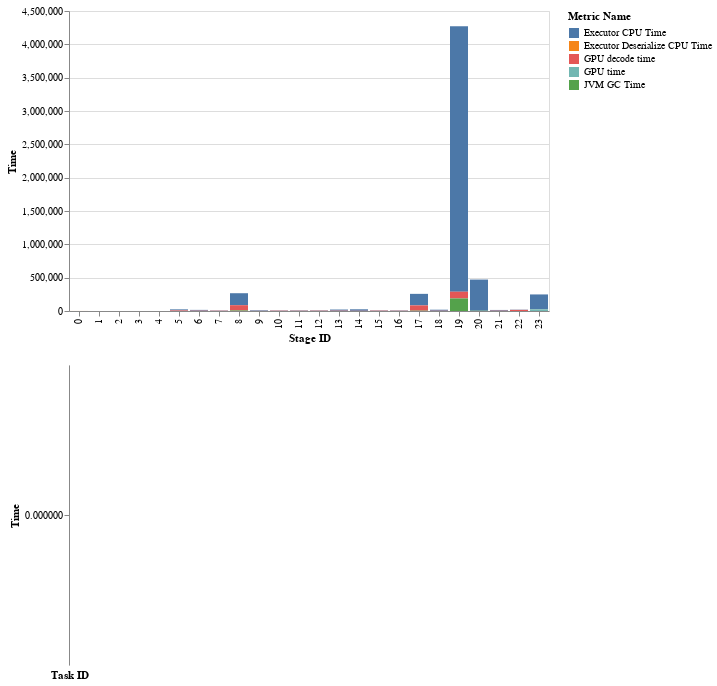

Here is the notebook cell this chart was saved with:
### Code cell
stage_and_task_charts(
    task_time_metrics[task_time_metrics["Metric Name"].str.contains("CPU") | 
                      task_time_metrics["Metric Name"].str.contains("GPU") |
                      task_time_metrics["Metric Name"].str.contains("JVM GC")
                     ])

### Figure 1 — Vega-Lite specification as saved in the notebook (floating-point values rounded to 4 significant figures; data arrays with more than 128 entries replaced by an {"elided": "..."} marker saying what was removed)
{"config": {"view": {"continuousWidth": 400, "continuousHeight": 300}}, "vconcat": [{"data": {"name": "data-ee1e537f07d525d1a166c1daa2719218"}, "mark": "bar", "encoding": {"color": {"type": "nominal", "field": "Metric Name"}, "tooltip": [{"type": "nominal", "field": "Metric Name"}, {"type": "quantitative", "field": "Metric Value"}, {"type": "quantitative", "field": "Stage ID"}], "x": {"type": "nominal", "field": "Stage ID"}, "y": {"type": "quantitative", "aggregate": "sum", "field": "Metric Value", "title": "Time"}}, "selection": {"SelectorName": {"type": "multi", "fields": ["Stage ID"], "empty": "none"}, "selector005": {"type": "interval", "bind": "scales", "encodings": ["x", "y"]}}}, {"data": {"name": "data-9cf345bde4653c20c2fe6fee14d0aef2"}, "mark": "bar", "encoding": {"color": {"type": "nominal", "field": "Metric Name"}, "tooltip": [{"type": "nominal", "field": "Metric Name"}, {"type": "quantitative", "field": "Metric Value"}, {"type": "quantitative", "field": "Task ID"}], "x": {"type": "nominal", "field": "Task ID"}, "y": {"type": "quantitative", "field": "Metric Value", "title": "Time"}}, "selection": {"selector006": {"type": "interval", "bind": "scales", "encodings": ["x", "y"]}}, "transform": [{"filter": {"selection": "SelectorName"}}]}], "$schema": "https://vega.github.io/schema/vega-lite/v4.8.1.json", "datasets": {"data-ee1e537f07d525d1a166c1daa2719218": [{"Stage ID": 0.0, "Metric Name": "Executor CPU Time", "Task ID": 0.0, "Metric Value": 97.92}, {"Stage ID": 0.0, "Metric Name": "Executor Deserialize CPU Time", "Task ID": 0.0, "Metric Value": 499.8}, {"Stage ID": 0.0, "Metric Name": "JVM GC Time", "Task ID": 0.0, "Metric Value": 106.0}, {"Stage ID": 1.0, "Metric Name": "Executor CPU Time", "Task ID": 1.0, "Metric Value": 92.27}, {"Stage ID": 1.0, "Metric Name": "Executor Deserialize CPU Time", "Task ID": 1.0, "Metric Value": 467.8}, {"Stage ID": 1.0, "Metric Name": "JVM GC Time", "Task ID": 1.0, "Metric Value": 104.0}, {"Stage ID": 2.0, "Metric Name": "Executor CPU Time", "Task ID": 2.0, "Metric Value": 18.79}, {"Stage ID": 2.0, "Metric Name": "Executor Deserialize CPU Time", "Task ID": 2.0, "Metric Value": 16.31}, {"Stage ID": 2.0, "Metric Name": "JVM GC Time", "Task ID": 2.0, "Metric Value": 0.0}, {"Stage ID": 3.0, "Metric Name": "Executor CPU Time", "Task ID": 3.0, "Metric Value": 2.916}, {"Stage ID": 3.0, "Metric Name": "Executor Deserialize CPU Time", "Task ID": 3.0, "Metric Value": 12.15}, {"Stage ID": 3.0, "Metric Name": "JVM GC Time", "Task ID": 3.0, "Metric Value": 0.0}, {"Stage ID": 4.0, "Metric Name": "Executor CPU Time", "Task ID": 4.0, "Metric Value": 3.415}, {"Stage ID": 4.0, "Metric Name": "Executor Deserialize CPU Time", "Task ID": 4.0, "Metric Value": 15.5}, {"Stage ID": 4.0, "Metric Name": "JVM GC Time", "Task ID": 4.0, "Metric Value": 0.0}, {"Stage ID": 5.0, "Metric Name": "Executor CPU Time", "Task ID": 26.0, "Metric Value": 15690.0}, {"Stage ID": 5.0, "Metric Name": "Executor Deserialize CPU Time", "Task ID": 26.0, "Metric Value": 499.6}, {"Stage ID": 5.0, "Metric Name": "GPU decode time", "Task ID": 26.0, "Metric Value": 8254.0}, {"Stage ID": 5.0, "Metric Name": "JVM GC Time", "Task ID": 26.0, "Metric Value": 134.0}, {"Stage ID": 6.0, "Metric Name": "Executor CPU Time", "Task ID": 314.0, "Metric Value": 12030.0}, {"Stage ID": 6.0, "Metric Name": "Executor Deserialize CPU Time", "Task ID": 314.0, "Metric Value": 11.67}, {"Stage ID": 6.0, "Metric Name": "GPU decode time", "Task ID": 314.0, "Metric Value": 4622.0}, {"Stage ID": 6.0, "Metric Name": "JVM GC Time", "Task ID": 314.0, "Metric Value": 30.0}, {"Stage ID": 7.0, "Metric Name": "Executor CPU Time", "Task ID": 314.0, "Metric Value": 4991.0}, {"Stage ID": 7.0, "Metric Name": "Executor Deserialize CPU Time", "Task ID": 314.0, "Metric Value": 11.89}, {"Stage ID": 7.0, "Metric Name": "GPU decode time", "Task ID": 314.0, "Metric Value": 4408.0}, {"Stage ID": 7.0, "Metric Name": "JVM GC Time", "Task ID": 314.0, "Metric Value": 21.0}, {"Stage ID": 8.0, "Metric Name": "Executor CPU Time", "Task ID": 2826.0, "Metric Value": 179500.0}, {"Stage ID": 8.0, "Metric Name": "Executor Deserialize CPU Time", "Task ID": 2826.0, "Metric Value": 76.99}, {"Stage ID": 8.0, "Metric Name": "GPU decode time", "Task ID": 2826.0, "Metric Value": 79130.0}, {"Stage ID": 8.0, "Metric Name": "JVM GC Time", "Task ID": 2826.0, "Metric Value": 8023.0}, {"Stage ID": 9.0, "Metric Name": "Executor CPU Time", "Task ID": 436.0, "Metric Value": 9049.0}, {"Stage ID": 9.0, "Metric Name": "Executor Deserialize CPU Time", "Task ID": 436.0, "Metric Value": 12.79}, {"Stage ID": 9.0, "Metric Name": "GPU decode time", "Task ID": 175.0, "Metric Value": 1877.0}, {"Stage ID": 9.0, "Metric Name": "JVM GC Time", "Task ID": 436.0, "Metric Value": 24.0}, {"Stage ID": 10.0, "Metric Name": "Executor CPU Time", "Task ID": 57.0, "Metric Value": 5261.0}, {"Stage ID": 10.0, "Metric Name": "Executor Deserialize CPU Time", "Task ID": 57.0, "Metric Value": 24.49}, {"Stage ID": 10.0, "Metric Name": "GPU decode time", "Task ID": 57.0, "Metric Value": 4784.0}, {"Stage ID": 10.0, "Metric Name": "JVM GC Time", "Task ID": 57.0, "Metric Value": 70.0}, {"Stage ID": 11.0, "Metric Name": "Executor CPU Time", "Task ID": 63.0, "Metric Value": 6395.0}, {"Stage ID": 11.0, "Metric Name": "Executor Deserialize CPU Time", "Task ID": 63.0, "Metric Value": 22.38}, {"Stage ID": 11.0, "Metric Name": "GPU decode time", "Task ID": 63.0, "Metric Value": 4150.0}, {"Stage ID": 11.0, "Metric Name": "JVM GC Time", "Task ID": 63.0, "Metric Value": 70.0}, {"Stage ID": 12.0, "Metric Name": "Executor CPU Time", "Task ID": 63.0, "Metric Value": 6138.0}, {"Stage ID": 12.0, "Metric Name": "Executor Deserialize CPU Time", "Task ID": 63.0, "Metric Value": 24.53}, {"Stage ID": 12.0, "Metric Name": "GPU decode time", "Task ID": 63.0, "Metric Value": 4854.0}, {"Stage ID": 12.0, "Metric Name": "JVM GC Time", "Task ID": 63.0, "Metric Value": 47.0}, {"Stage ID": 13.0, "Metric Name": "Executor CPU Time", "Task ID": 143.0, "Metric Value": 17030.0}, {"Stage ID": 13.0, "Metric Name": "Executor Deserialize CPU Time", "Task ID": 143.0, "Metric Value": 28.74}, {"Stage ID": 13.0, "Metric Name": "GPU decode time", "Task ID": 68.0, "Metric Value": 4741.0}, {"Stage ID": 13.0, "Metric Name": "JVM GC Time", "Task ID": 143.0, "Metric Value": 48.0}, {"Stage ID": 14.0, "Metric Name": "Executor CPU Time", "Task ID": 131.0, "Metric Value": 22550.0}, {"Stage ID": 14.0, "Metric Name": "Executor Deserialize CPU Time", "Task ID": 131.0, "Metric Value": 14.21}, {"Stage ID": 14.0, "Metric Name": "GPU decode time", "Task ID": 131.0, "Metric Value": 2891.0}, {"Stage ID": 14.0, "Metric Name": "JVM GC Time", "Task ID": 131.0, "Metric Value": 34.0}, {"Stage ID": 15.0, "Metric Name": "Executor CPU Time", "Task ID": 110.0, "Metric Value": 5759.0}, {"Stage ID": 15.0, "Metric Name": "Executor Deserialize CPU Time", "Task ID": 110.0, "Metric Value": 15.59}, {"Stage ID": 15.0, "Metric Name": "GPU decode time", "Task ID": 110.0, "Metric Value": 5234.0}, {"Stage ID": 15.0, "Metric Name": "JVM GC Time", "Task ID": 110.0, "Metric Value": 21.0}, {"Stage ID": 16.0, "Metric Name": "Executor CPU Time", "Task ID": 111.0, "Metric Value": 5999.0}, {"Stage ID": 16.0, "Metric Name": "Executor Deserialize CPU Time", "Task ID": 111.0, "Metric Value": 15.77}, {"Stage ID": 16.0, "Metric Name": "GPU decode time", "Task ID": 111.0, "Metric Value": 3950.0}, {"Stage ID": 16.0, "Metric Name": "JVM GC Time", "Task ID": 111.0, "Metric Value": 10.0}, {"Stage ID": 17.0, "Metric Name": "Executor CPU Time", "Task ID": 2281.0, "Metric Value": 173000.0}, {"Stage ID": 17.0, "Metric Name": "Executor Deserialize CPU Time", "Task ID": 2281.0, "Metric Value": 87.92}, {"Stage ID": 17.0, "Metric Name": "GPU decode time", "Task ID": 2281.0, "Metric Value": 79290.0}, {"Stage ID": 17.0, "Metric Name": "JVM GC Time", "Task ID": 2281.0, "Metric Value": 4792.0}, {"Stage ID": 18.0, "Metric Name": "Executor CPU Time", "Task ID": 209.0, "Metric Value": 15590.0}, {"Stage ID": 18.0, "Metric Name": "Executor Deserialize CPU Time", "Task ID": 209.0, "Metric Value": 17.52}, {"Stage ID": 18.0, "Metric Name": "GPU decode time", "Task ID": 118.0, "Metric Value": 3717.0}, {"Stage ID": 18.0, "Metric Name": "JVM GC Time", "Task ID": 209.0, "Metric Value": 24.0}, {"Stage ID": 19.0, "Metric Name": "Executor CPU Time", "Task ID": 3318.0, "Metric Value": 3982000.0}, {"Stage ID": 19.0, "Metric Name": "Executor Deserialize CPU Time", "Task ID": 3318.0, "Metric Value": 415.9}, {"Stage ID": 19.0, "Metric Name": "GPU decode time", "Task ID": 3318.0, "Metric Value": 101300.0}, {"Stage ID": 19.0, "Metric Name": "JVM GC Time", "Task ID": 3318.0, "Metric Value": 188200.0}, {"Stage ID": 20.0, "Metric Name": "Executor CPU Time", "Task ID": 2616.0, "Metric Value": 467700.0}, {"Stage ID": 20.0, "Metric Name": "Executor Deserialize CPU Time", "Task ID": 2616.0, "Metric Value": 120.3}, {"Stage ID": 20.0, "Metric Name": "JVM GC Time", "Task ID": 2616.0, "Metric Value": 3866.0}, {"Stage ID": 21.0, "Metric Name": "Executor CPU Time", "Task ID": 251.0, "Metric Value": 11220.0}, {"Stage ID": 21.0, "Metric Name": "Executor Deserialize CPU Time", "Task ID": 251.0, "Metric Value": 12.93}, {"Stage ID": 21.0, "Metric Name": "GPU decode time", "Task ID": 251.0, "Metric Value": 4446.0}, {"Stage ID": 21.0, "Metric Name": "JVM GC Time", "Task ID": 251.0, "Metric Value": 18.0}, {"Stage ID": 22.0, "Metric Name": "Executor CPU Time", "Task ID": 1427.0, "Metric Value": 4092.0}, {"Stage ID": 22.0, "Metric Name": "Executor Deserialize CPU Time", "Task ID": 1427.0, "Metric Value": 60.36}, {"Stage ID": 22.0, "Metric Name": "GPU decode time", "Task ID": 1379.0, "Metric Value": 16450.0}, {"Stage ID": 22.0, "Metric Name": "JVM GC Time", "Task ID": 1427.0, "Metric Value": 9.0}, {"Stage ID": 23.0, "Metric Name": "Executor CPU Time", "Task ID": 2872.0, "Metric Value": 222800.0}, {"Stage ID": 23.0, "Metric Name": "Executor Deserialize CPU Time", "Task ID": 2872.0, "Metric Value": 520.6}, {"Stage ID": 23.0, "Metric Name": "GPU time", "Task ID": 2872.0, "Metric Value": 25100.0}, {"Stage ID": 23.0, "Metric Name": "JVM GC Time", "Task ID": 2872.0, "Metric Value": 84.0}], "data-9cf345bde4653c20c2fe6fee14d0aef2": {"elided": "723 records"}}}
